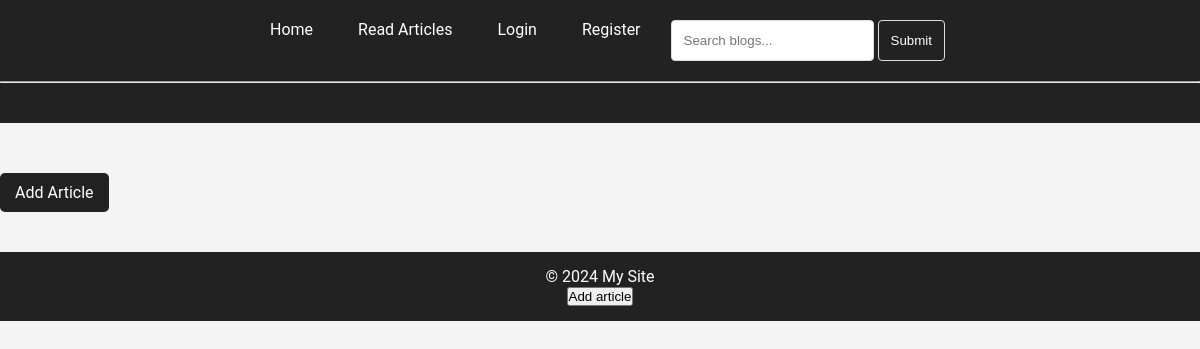
The page /blogs/category-list on the database as committed earlier.
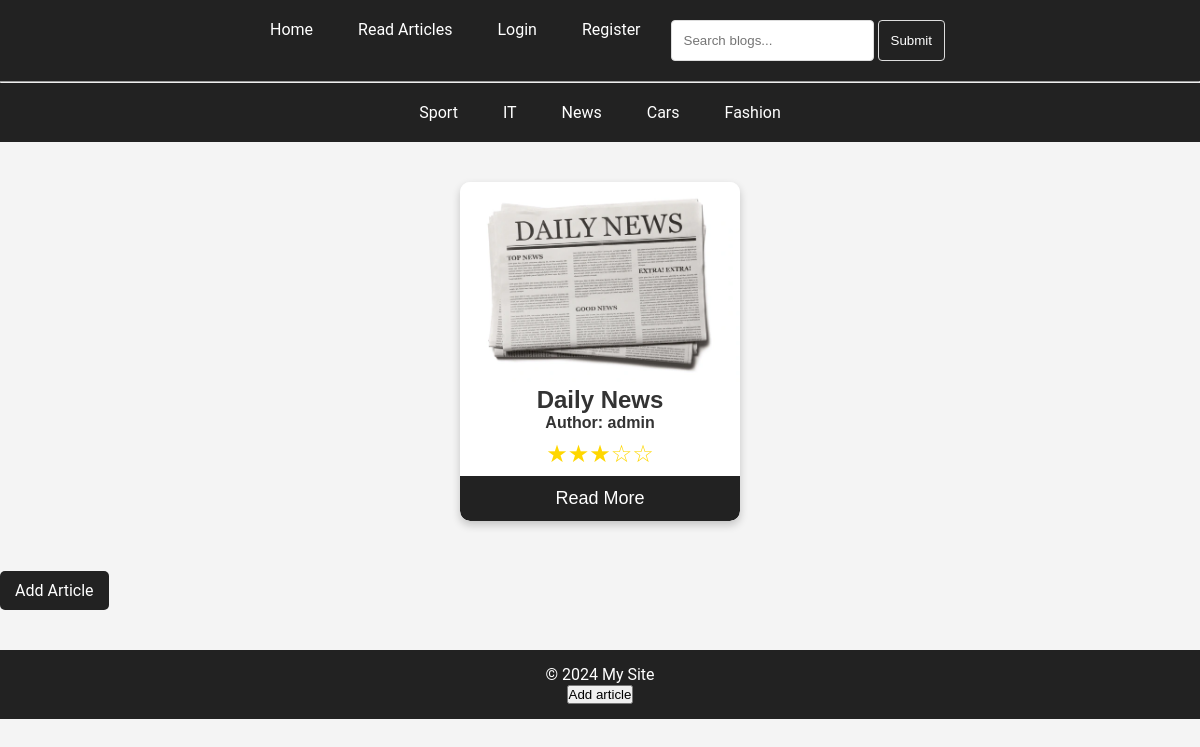
The same page on the database as committed later.
### blogs/models.py (models this page shows, shortened)
class Category(models.Model):
    name = models.CharField(max_length=32)
    class Meta:
        db_table = 'category'

class Articles(models.Model):
    title = models.CharField(max_length=256, blank=True, null=True)
    author = models.ForeignKey(settings.AUTH_USER_MODEL, on_delete=models.CASCADE)
    category = models.ForeignKey(Category, on_delete=models.CASCADE)
    text = models.TextField(blank=True, null=True)
    star_given = models.IntegerField(
        default=0,
        validators=[
            MinValueValidator(0),
            MaxValueValidator(5)
        ]
    )
    image = models.ImageField(upload_to='article_images/', blank=True, null=True,
                              default='default_images/not_available.png')
    created_at = models.DateTimeField(auto_now_add=True)
    updated_at = models.DateTimeField(auto_now=True)
    class Meta:
        db_table = 'articles'

### users/models.py (models this page shows)
class CustomUser(AbstractUser):
    image = models.ImageField(upload_to='users_images/', blank=True, null=True, default='default_images/user_image.png')
    groups = models.ManyToManyField(
        Group,
        related_name='custom_user_set',
        blank=True,
        help_text=(
            'The groups this user belongs to. A user will get all permissions '
            'granted to each of their groups.'
        ),
        related_query_name='custom_user',
    )
    user_permissions = models.ManyToManyField(
        Permission,
        related_name='custom_user_set',
        blank=True,
        help_text='Specific permissions for this user.',
        related_query_name='custom_user',
    )
    class Meta:
        db_table = 'customuser'
    def __str__(self):
        return f'{self.username}'

### blogs/views.py (the view)
# urls.py: path('category-list', CategoryListView.as_view(), name='category-list'),
class CategoryListView(View):
    def get(self, request):
        category = Category.objects.all()
        articless = Articles.objects.all()
        context = {
            'category': category,
            'articles': articless
        }
        return render(request, 'blogs/category_list.html', context=context)

### templates/blogs/category_list.html (shortened to what this page needs)
{% extends 'base.html' %}
{% block content %}
<hr>
<header class="header-nav">
    <nav>
        <ul class="categories-list">
            {% for c in category %}
                <li>
                    <a href="{% url 'blogs:articles-list' c.pk %}">{{ c.name }}</a>
                </li>
            {% endfor %}
        </ul>
    </nav>
</header>
<div class="cards">
    {% for a in articles %}
        <div class="card">
            <img src="{{ a.image.url }}" alt="Not found" class="card-img">
            <h2>{{a.title}}</h2>
            <h4>Author: {{a.author}}</h4>
            <div class="star-rating" data-rating="{{ a.star_given }}">
                <span class="stars"></span>
            </div>
            <a href="{% url 'blogs:articles-detail' a.pk %}"><button>Read More</button></a>
        </div>
    {% endfor %}
</div>
<div class="add-article-container">
    <div class="add-article">
        <a href="{% url 'blogs:articles-add' %}">Add Article</a>
    </div>
</div>
{% endblock content %}

### templates/base.html (shortened to what this page needs)
<!DOCTYPE html>
<html lang="en">
<head>
</head>
<body>
<header>
    <nav>
        <ul>
            <li><a href="{% url 'home:home_page' %}">Home</a></li>
            <li><a href="{% url 'blogs:category-list' %}">Read Articles</a></li>
            {% if user.is_authenticated %}
            <li><a href="{% url 'users:profile' %}">Profile</a></li>
            <li><a href="{% url 'blogs:liked-articles' %}">Liked Articles</a></li>
            <li><a href="{% url 'blogs:watch-later-articles' %}">Watch Later Articles</a></li>
            <li><a href="{% url 'users:logout' %}">Logout</a></li>
            {% else %}
            <li><a href="{% url 'users:login' %}">Login</a></li>
            <li><a href="{% url 'users:register' %}">Register</a></li>
            {% endif %}
            <li>
                <form action="{% url 'blogs:search' %}" method="get" style="display: inline;">
                    <input type="text" name="q" placeholder="Search blogs..." required>
                    <button type="submit">Submit</button>
                </form>
            </li>
        </ul>
    </nav>
</header>
<main>
    {% block content %}{% endblock %}
</main>
<footer>
    <p>&copy; 2024 My Site</p>
    <a href="{% url 'blogs:articles-add' %}">
        <button class="footer-button">
            Add article
        </button>
    </a>
</footer>
</body>
</html>

### templates/base.html (style rules this page uses)
* { margin: 0; padding: 0; box-sizing: border-box; text-decoration: none; list-style: none; }
body { font-family: 'Roboto', sans-serif; background-color: #f4f4f4; color: #333; }
header { background: #222; color: #fff; padding: 20px 0; }
nav ul { display: flex; justify-content: center; gap: 15px; }
nav ul li a { color: #fff; padding: 10px 15px; transition: background 0.3s; }
form { display: flex; flex-direction: column; gap: 10px; }
form input[type="text"], form input[type="password"], form input[type="email"], form button { padding: 12px; border: 1px solid #ddd; border-radius: 4px; transition: border 0.3s; }
form button { background: #222; color: #fff; cursor: pointer; transition: background 0.3s; }
footer { background: #222; color: #fff; padding: 15px 0; text-align: center; margin-top: 50px; }
.add-article-container { margin-top: 20px; }
.add-article a { text-decoration: none; color: #fff; background-color: #222; padding: 10px 15px; border-radius: 5px; transition: background 0.3s; }
.card { width: 280px; box-shadow: 0 4px 8px rgba(0, 0, 0, 0.2); border-radius: 10px; text-align: center; font-family: Arial, sans-serif; margin: 20px; background: #fff; overflow: hidden; }
.cards { padding-top: 20px; padding-bottom: 20px; display: flex; flex-wrap: wrap; justify-content: space-around; align-items: center; max-width: 1200px; margin: 0 auto; }
.card button { border: none; outline: 0; padding: 12px; color: #fff; background-color: #222; cursor: pointer; width: 100%; border-radius: 0 0 10px 10px; font-size: 18px; transition: background 0.3s; }
.card-img { width: 100%; height: 200px; object-fit: cover; }
.star-rating { display: inline-block; font-size: 0; margin: 10px 0; }
.stars { display: inline-block; font-size: 24px; line-height: 1; color: #FFD700; }

Rows that differ between the two databases and show on the page:
added Category: name "Sport"
added Category: name "IT"
added Category: name "News"
added Category: name "Cars"
added Category: name "Fashion"
added Articles: image (picture), title "Daily News", author "admin"
